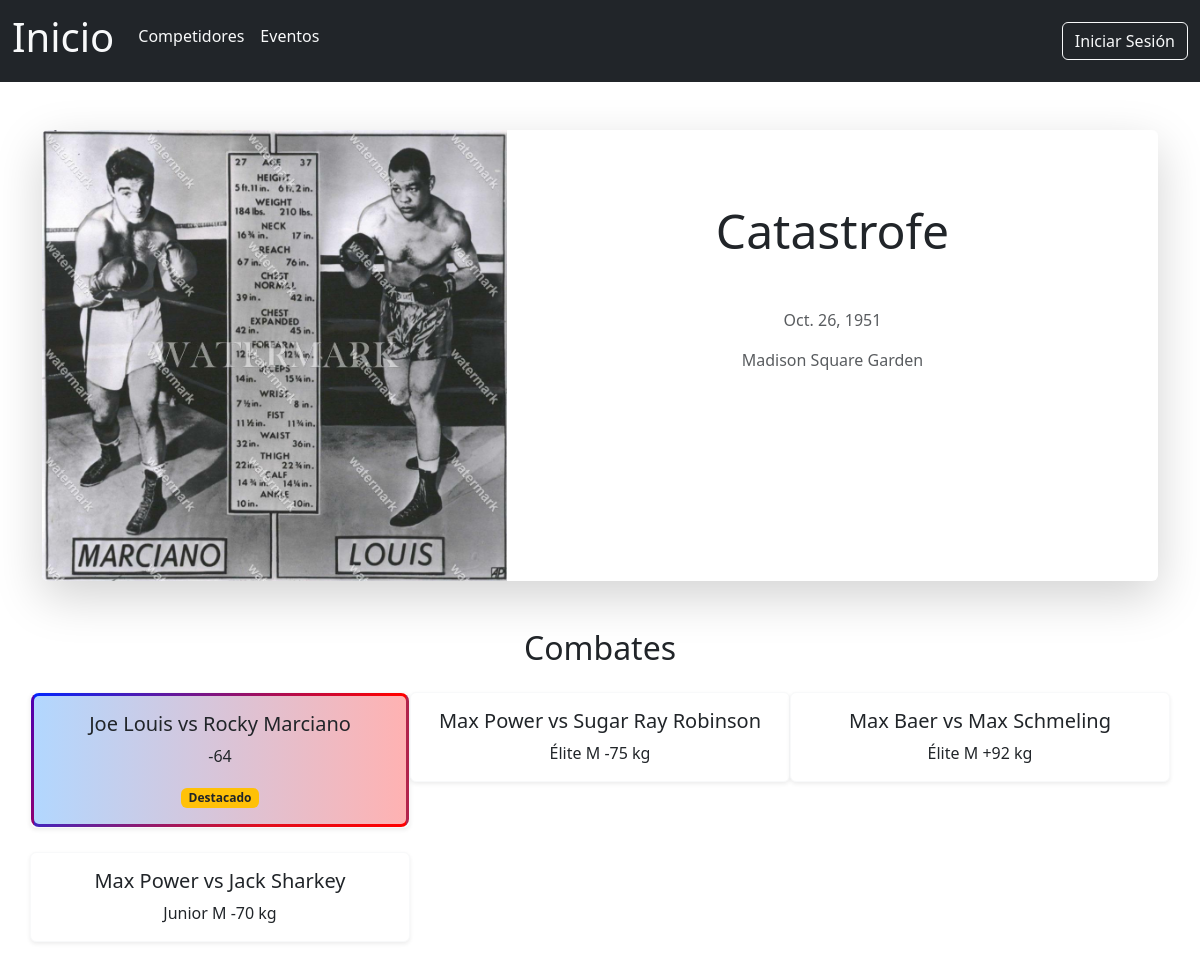
The app's page /evento/1/ with its own data.
### boxGal/models.py (models this page shows, shortened)
class Evento(models.Model):
    id_evento = models.BigAutoField(auto_created=True, primary_key=True)
    nome_evento = models.CharField(max_length=255)
    lugar_evento = models.CharField(max_length=255)
    data_evento = models.DateField()
    foto_evento = models.ImageField(upload_to='eventos/', blank=True, null=True)

class Combate(models.Model):
    id_combate = models.BigAutoField(auto_created=True, primary_key=True)
    boxeador_azul = models.ForeignKey(Competidor, related_name='combates_azul', on_delete=models.CASCADE)
    boxeador_vermello = models.ForeignKey(Competidor, related_name='combates_vermello', on_delete=models.CASCADE)
    evento_combate = models.ForeignKey(Evento, on_delete=models.CASCADE)
    peso_combate = models.CharField(max_length=255)
    categoria_combate = models.CharField(max_length=255)
    arbitro = models.CharField(max_length=255)
    resultado = models.CharField(max_length=255)
    data_combate = models.DateField()
    likes = models.ManyToManyField(Usuario,related_name='combates_gustados', blank=True)
    def __str__(self):
        return f"{self.boxeador_azul} vs {self.boxeador_vermello}"

class Competidor(models.Model):
    id_competidor = models.BigAutoField(auto_created=True, primary_key=True)
    nome_competidor = models.CharField(max_length=255)
    apelidos_competidor = models.CharField(max_length=255)
    peso_competidor = models.CharField(max_length=255)
    vitorias = models.IntegerField()
    derrotas = models.IntegerField()
    empates = models.IntegerField()
    foto_competidor = models.ImageField(upload_to='competidores/', blank=True, null=True)
    def __str__(self):
        return f"{self.nome_competidor} {self.apelidos_competidor} "

### boxGal/views.py (the view)
# urls.py: path('evento/<int:id>/', views.eventoEspecificoHTML, name='eventoEspecifico'),
def eventoEspecificoHTML(request, id):
  template = loader.get_template('eventoEspecifico.html')
  eventoEspecifico = Evento.objects.get(id_evento = id)
  combates = Combate.objects.filter(evento_combate = eventoEspecifico)
  contido = {
    'combates':combates,
    'evento': eventoEspecifico,
    'NUMERO_LIKES_DESTACADO':NUMERO_LIKES_DESTACADO
  }
  return HttpResponse(template.render(contido, request))

### boxGal/templates/eventoEspecifico.html (shortened to what this page needs)
{% extends 'header.html' %}
{% block corpo %}
  <div class="container mt-5">
    <div class="card shadow-lg border-0 mb-5">
      <div class="row g-0">
        <div class="col-md-5">
          {% if evento.foto_evento %}
            <img src="{{ evento.foto_evento.url }}" alt="{{ evento.nome_evento }}" class="img-fluid rounded-start" />
          {% else %}
            <img src="/media/eventos/defaultEvento.jpg" alt="{{ evento.nome_evento }}" class="img-fluid rounded-start" />
          {% endif %}
        </div>
        <div class="col-md-7">
          <div class="card-body text-center p-4">
            <p class="card-title display-5 my-5">{{ evento.nome_evento }}</p>
            <p class="card-text text-muted">
               {{ evento.data_evento }}
            </p>
            <p class="card-text text-muted">
               {{ evento.lugar_evento }}
            </p>
          </div>
        </div>
      </div>
    </div>
    <h2 class="text-center my-4">Combates</h2>
    <div class="row row-cols-1 row-cols-md-2 row-cols-lg-3 g-4 mb-5">
      {% for combate in combates %}
        <a class="nav-link" href="{% url 'combateEspecifico' combate.id_combate %}">
          <div class="col">
            <div class="card shadow-sm border-light h-100">
              <div class="card-body text-center {% if combate.likes.count >= NUMERO_LIKES_DESTACADO %}combate-destacado{% endif %}">
                <h5 class="card-title">{{ combate }}</h5>
                <p class="card-text">{{ combate.peso_combate }}</p>
                {% if combate.likes.count >= NUMERO_LIKES_DESTACADO %}
                  <span class="badge bg-warning text-dark">Destacado</span>
                {% endif %}
              </div>
            </div>
          </div>
          {% empty %}
          <p class="text-center">Non hai combates rexistrados para este evento.</p>ç
        </a>
      {% endfor %}
    </div>
  </div>
{% endblock %}

### boxGal/static/css/style.css (style rules this page uses)
.combate-destacado { border: solid var(--size-2, 3px) transparent; border-radius: var(--radius-4, 8px); background: linear-gradient(to right, rgba(0, 123, 255, 0.3), rgba(255, 0, 0, 0.3)), linear-gradient(var(--surface-1, #ffffff), var(--surface-1, #ffffff)) padding-box, var(--gradient-1, linear-gradient(135deg, blue, red 71%)) border-box; }
*::after { -webkit-box-sizing: border-box; -moz-box-sizing: border-box; box-sizing: border-box; }

### records on screen
Evento: foto_evento (picture), nome_evento "Catastrofe", data_evento "Oct. 26, 1951", lugar_evento "Madison Square Garden"
Combate: boxeador_azul+boxeador_vermello "Joe Louis vs Rocky Marciano", peso_combate "-64", shows "Destacado"
Combate: boxeador_azul+boxeador_vermello "Max Power vs Sugar Ray Robinson", peso_combate "Élite M -75 kg"
Combate: boxeador_azul+boxeador_vermello "Max Baer vs Max Schmeling", peso_combate "Élite M +92 kg"
Combate: boxeador_azul+boxeador_vermello "Max Power vs Jack Sharkey", peso_combate "Junior M -70 kg"
